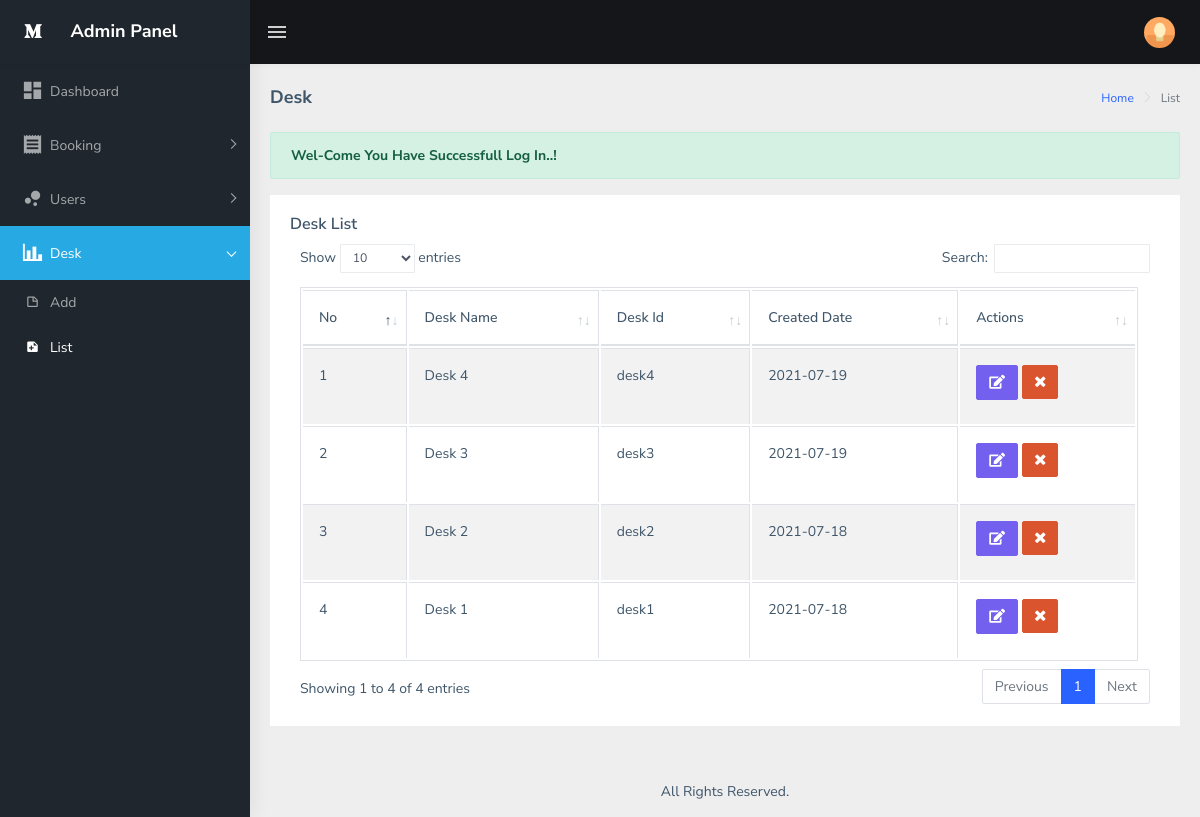
/admin/desk.php (signed in), run on the app's committed database.
### tables this page shows
CREATE TABLE `desk` (
  `id` int(11) NOT NULL,
  `desk_name` varchar(50) NOT NULL,
  `desk_id` varchar(50) NOT NULL,
  `created_date` date NOT NULL
);

### admin/desk.php (the view, shortened to what this page needs)
<!DOCTYPE html>
<html>
<head>
  <?php include("include/head.php"); ?>
</head>
  <?php include("include/profile.php"); ?>
  <?php include("include/sidebar.php"); ?>
        <div class="page-wrapper">
            <div class="page-breadcrumb">
                <div class="row">
                    <div class="col-12 d-flex no-block align-items-center">
                        <h4 class="page-title">Desk</h4>
                        <div class="ml-auto text-right">
                            <nav aria-label="breadcrumb">
                                <ol class="breadcrumb">
                                    <li class="breadcrumb-item"><a href="index.php">Home</a></li>
                                    <li class="breadcrumb-item active" aria-current="page">List</li>
                                </ol>
                            </nav>
                        </div>
                    </div>
                </div>
            </div>
            <div class="container-fluid">
                <?php include('include/set_message.php'); ?>
                <div class="row">
                    <div class="col-12">
                        <div class="card">
                            <div class="card-body">
                                <h5 class="card-title">Desk List</h5>
                                <div class="table-responsive">
                                    <table id="zero_config" class="table table-striped table-bordered">
                                        <thead>
                                            <tr>
                                                <th>No</th>
                                                <th>Desk Name</th>
                                                <th>Desk Id</th>
                                                <th>Created Date</th>
                                                <th>Actions</th>
                                            </tr>
                                        </thead>
                                        <tbody>
                                        <?php
                                          include("include/config.php");
                                          $cat = "SELECT * FROM `desk` ORDER BY id  DESC";
                                          $result = mysqli_query($con,$cat);
                                          $co = 1;
                                          while ($row = mysqli_fetch_assoc($result)) {
                                        ?>
                                          <tr>
                                          <td><?=$co?></td>
                                          <td><?=$row['desk_name']?></td>
                                          <td><?=$row['desk_id']?></td>
                                          <td><?=$row['created_date']?></td>
                                          <td style="display: flex;">
                                            <a href="edit_property.php?id=<?=$row['id'];?>" style="padding-right: 4px;"><label class="btn btn-primary" style="cursor:pointer;"><i class="fas fa-edit" aria-hidden="true"></i></label></a>
                                            <button  type="submit" class="btn btn-danger deleteBtn" style="height: 34px;" data-toggle="modal" data-target="#Modal2"><i class="fa fa-times" aria-hidden="true"></i></button><br>
                                          </td>
                                        </tr>
                                      <?PHP $co++;
                                       }
                                     ?>
                                        </tbody>
                                    </table>
                                </div>
                            </div>
                        </div>
                    </div>
                </div>
            </div>
  <?php include("include/footer.php"); ?>
</body>
</html>

### admin/include/head.php (shortened to what this page needs)
<link href="assets/libs/flot/css/float-chart.css" rel="stylesheet">
<link rel="stylesheet" type="text/css" href="assets/extra-libs/multicheck/multicheck.css">
<link href="assets/libs/datatables.net-bs4/css/dataTables.bootstrap4.css" rel="stylesheet">
<link href="dist/css/style.min.css" rel="stylesheet">
<link href="dist/css/style.min.css" rel="stylesheet">

### admin/include/profile.php (shortened to what this page needs)
<body>
    <div id="main-wrapper">
        <header class="topbar" data-navbarbg="skin5">
            <nav class="navbar top-navbar navbar-expand-md navbar-dark">
                <div class="navbar-header" data-logobg="skin5">
                    <a class="navbar-brand" href="index.html">
                        <b class="logo-icon p-l-10">
                            <i class="fab fa-medium-m" style="padding-left: 14px;"></i>
                        </b>
                        <span class="logo-text">
                             <h4 class="m-0 pl-4">Admin Panel</h4>
                        </span>
                    </a>
                </div>
                <div class="navbar-collapse collapse" id="navbarSupportedContent" data-navbarbg="skin5">
                    <ul class="navbar-nav float-left mr-auto">
                        <li class="nav-item d-none d-md-block"><a class="nav-link sidebartoggler waves-effect waves-light" href="javascript:void(0)" data-sidebartype="mini-sidebar"><i class="mdi mdi-menu font-24"></i></a></li>
                    </ul>
                    <ul class="navbar-nav float-right">
                        <li class="nav-item dropdown">
                            <a class="nav-link dropdown-toggle text-muted waves-effect waves-dark pro-pic" href="" data-toggle="dropdown" aria-haspopup="true" aria-expanded="false"><img src="assets/images/users/1.jpg" alt="user" class="rounded-circle" width="31"></a>
                        </li>
                    </ul>
                </div>
            </nav>
        </header>

### admin/include/sidebar.php (shortened to what this page needs)
<aside class="left-sidebar" data-sidebarbg="skin5">
    <div class="scroll-sidebar">
        <nav class="sidebar-nav">
            <ul id="sidebarnav" class="p-t-30">
                <li class="sidebar-item"> <a class="sidebar-link waves-effect waves-dark sidebar-link" href="index.php" aria-expanded="false"><i class="mdi mdi-view-dashboard"></i><span class="hide-menu">Dashboard</span></a></li>
                <li class="sidebar-item"> <a class="sidebar-link has-arrow waves-effect waves-dark" href="javascript:void(0)" aria-expanded="false"><i class="mdi mdi-receipt"></i><span class="hide-menu">Booking </span></a>
                </li>
                <li class="sidebar-item"> <a class="sidebar-link has-arrow waves-effect waves-dark" href="javascript:void(0)" aria-expanded="false"><i class="mdi mdi-chart-bubble"></i><span class="hide-menu">Users </span></a>
                </li>
                <li class="sidebar-item"> <a class="sidebar-link has-arrow waves-effect waves-dark" href="javascript:void(0)" aria-expanded="false"><i class="mdi mdi-chart-bar"></i><span class="hide-menu">Desk </span></a>
                    <ul aria-expanded="false" class="collapse  first-level">
                        <li class="sidebar-item"><a href="add_desk.php" class="sidebar-link"><i class="mdi mdi-note-outline"></i><span class="hide-menu"> Add </span></a></li>
                        <li class="sidebar-item"><a href="desk.php" class="sidebar-link"><i class="mdi mdi-note-plus"></i><span class="hide-menu"> List </span></a></li>
                    </ul>
                </li>
            </ul>
        </nav>
    </div>
</aside>

### admin/include/set_message.php (shortened to what this page needs)
<?php
    if(!empty($_SESSION['success'])){
        foreach ($_SESSION['success'] as $er) {
        } ?>
        <div class="alert alert-success" role="alert">
		  <strong><?php  echo $er;  ?></strong>
		</div>
	<?php  unset($_SESSION['success']);
    }
?>

### admin/include/footer.php (shortened to what this page needs)
        <footer class="footer text-center">
            All Rights Reserved.
        </footer>
    </div>
</div>

### data on the page
desk: desk_name "Desk 4", desk "desk4", created_date "2021-07-19"
desk: desk_name "Desk 3", desk "desk3", created_date "2021-07-19"
desk: desk_name "Desk 2", desk "desk2", created_date "2021-07-18"
desk: desk_name "Desk 1", desk "desk1", created_date "2021-07-18"

### other printed values
$er "Wel-Come You Have Successfull Log In..!"
